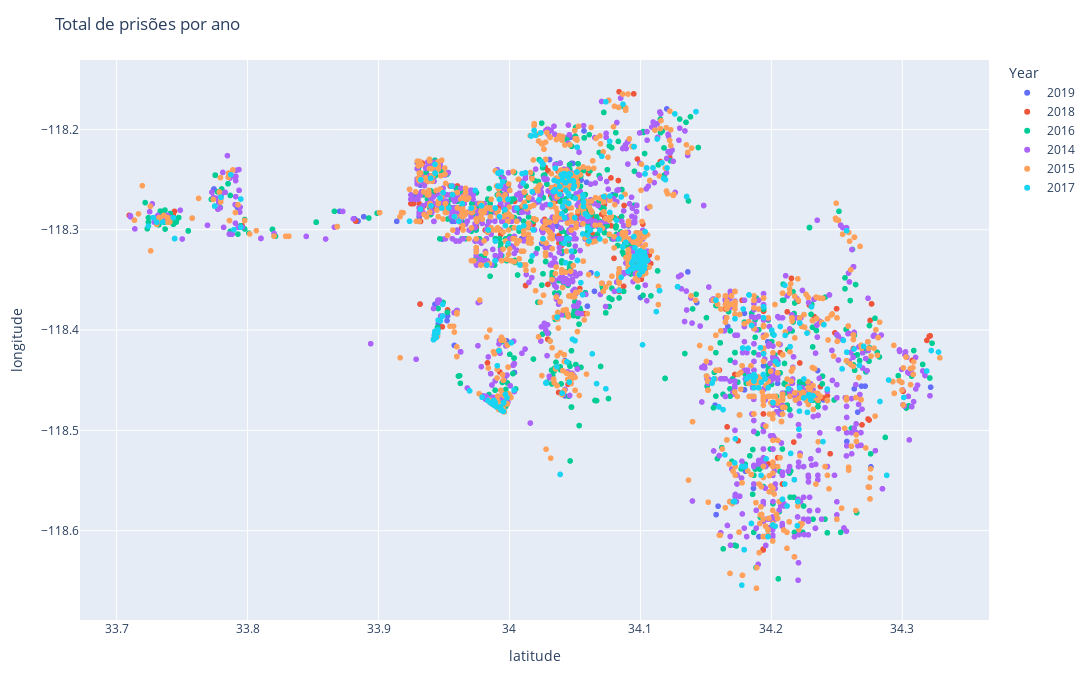

Write notebook code for a chart like this one.
### Code cell
fig = px.scatter(df_prisoes, x='latitude', y='longitude', color='Year')
fig.update_layout(
    title_text="<span>Total de prisões por ano</span>",
    autosize=False,
    width=1300,
    height=700,
)

fig.show()

### Figure 1 — Plotly figure (JSON) as saved in the notebook; plotly's stock layout.template omitted (floating-point values rounded to 4 significant figures; data arrays with more than 128 entries replaced by an {"elided": "..."} marker saying what was removed)
{"data": [{"hovertemplate": "Year=2019<br>latitude=%{x}<br>longitude=%{y}<extra></extra>", "legendgroup": "2019", "marker": {"color": "#636efa", "symbol": "circle"}, "mode": "markers", "name": "2019", "showlegend": true, "type": "scattergl", "x": {"elided": "508 float values"}, "xaxis": "x", "y": {"elided": "508 float values"}, "yaxis": "y"}, {"hovertemplate": "Year=2018<br>latitude=%{x}<br>longitude=%{y}<extra></extra>", "legendgroup": "2018", "marker": {"color": "#EF553B", "symbol": "circle"}, "mode": "markers", "name": "2018", "showlegend": true, "type": "scattergl", "x": {"elided": "564 float values"}, "xaxis": "x", "y": {"elided": "564 float values"}, "yaxis": "y"}, {"hovertemplate": "Year=2016<br>latitude=%{x}<br>longitude=%{y}<extra></extra>", "legendgroup": "2016", "marker": {"color": "#00cc96", "symbol": "circle"}, "mode": "markers", "name": "2016", "showlegend": true, "type": "scattergl", "x": {"elided": "1386 float values"}, "xaxis": "x", "y": {"elided": "1386 float values"}, "yaxis": "y"}, {"hovertemplate": "Year=2014<br>latitude=%{x}<br>longitude=%{y}<extra></extra>", "legendgroup": "2014", "marker": {"color": "#ab63fa", "symbol": "circle"}, "mode": "markers", "name": "2014", "showlegend": true, "type": "scattergl", "x": {"elided": "1705 float values"}, "xaxis": "x", "y": {"elided": "1705 float values"}, "yaxis": "y"}, {"hovertemplate": "Year=2015<br>latitude=%{x}<br>longitude=%{y}<extra></extra>", "legendgroup": "2015", "marker": {"color": "#FFA15A", "symbol": "circle"}, "mode": "markers", "name": "2015", "showlegend": true, "type": "scattergl", "x": {"elided": "1535 float values"}, "xaxis": "x", "y": {"elided": "1535 float values"}, "yaxis": "y"}, {"hovertemplate": "Year=2017<br>latitude=%{x}<br>longitude=%{y}<extra></extra>", "legendgroup": "2017", "marker": {"color": "#19d3f3", "symbol": "circle"}, "mode": "markers", "name": "2017", "showlegend": true, "type": "scattergl", "x": {"elided": "528 float values"}, "xaxis": "x", "y": {"elided": "528 float values"}, "yaxis": "y"}], "layout": {"autosize": false, "height": 700, "legend": {"title": {"text": "Year"}, "tracegroupgap": 0}, "margin": {"t": 60}, "title": {"text": "<span>Total de prisões por ano</span>"}, "width": 1300, "xaxis": {"anchor": "y", "domain": [0, 1], "title": {"text": "latitude"}}, "yaxis": {"anchor": "x", "domain": [0, 1], "title": {"text": "longitude"}}}}
